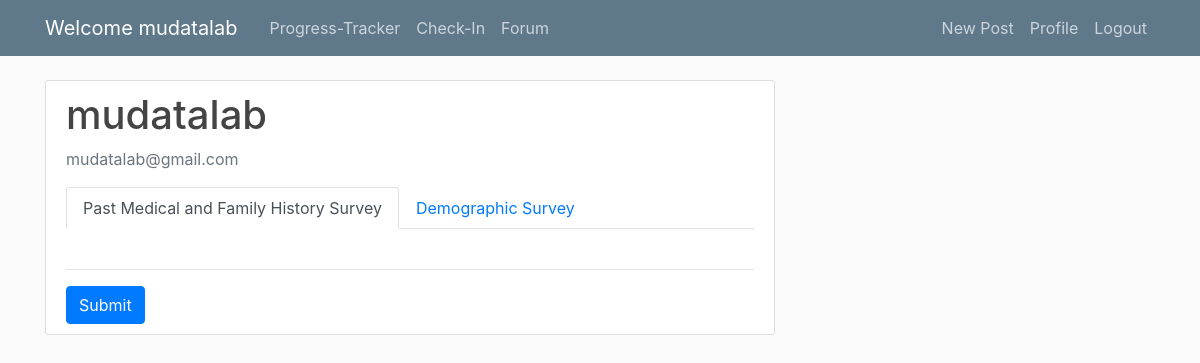
The app's page /profile/ (signed in), older data.
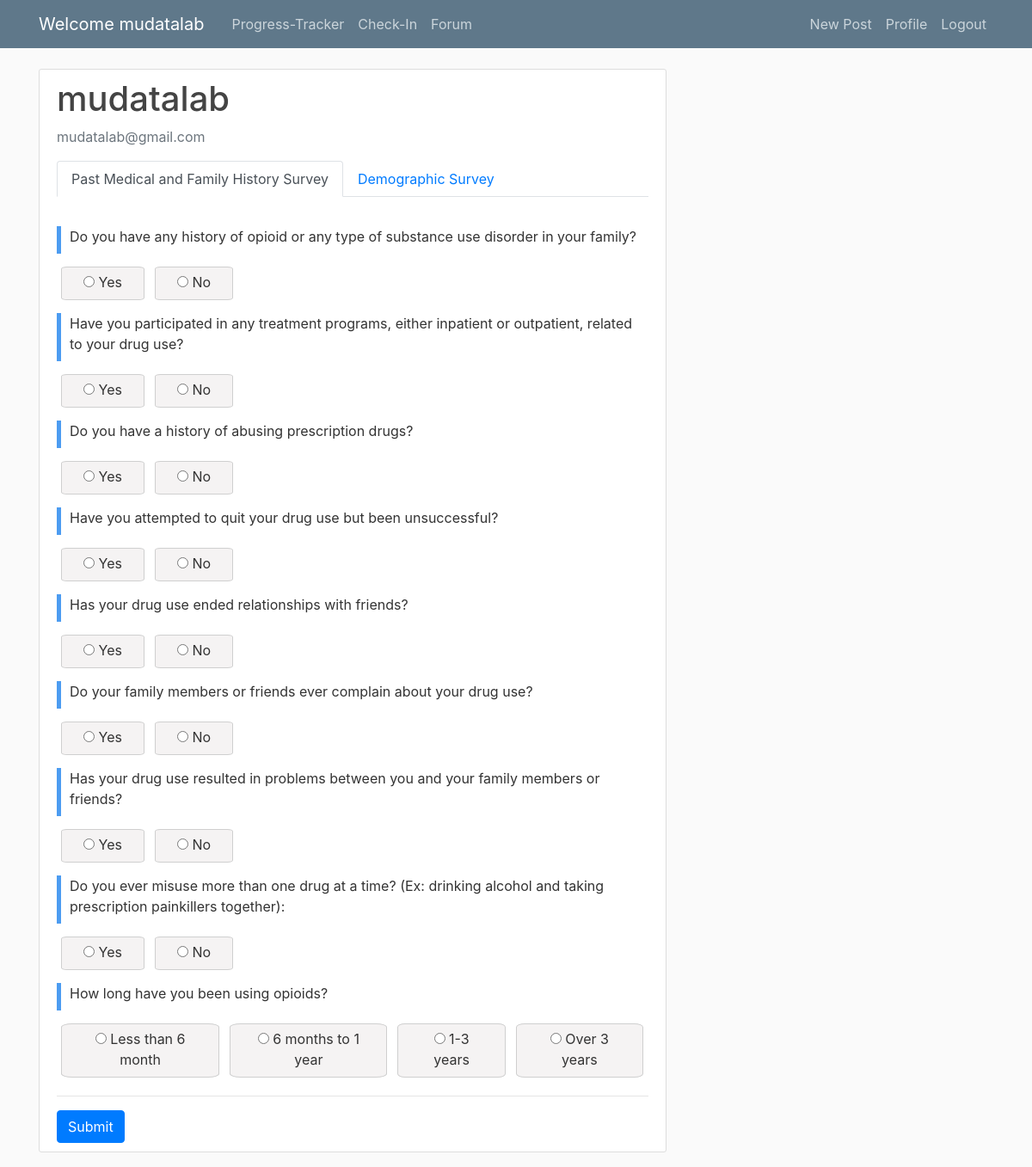
The same page, newer data.
### survey/models.py (models this page shows, shortened)
class Survey(models.Model):
    title = models.CharField(max_length=200)
    description = models.TextField(blank=True)
    created_at = models.DateTimeField(auto_now_add=True)
    updated_at = models.DateTimeField(auto_now=True)

class Question(models.Model):
    ORIENTATION_CHOICES = (
        (-1, 'Negative'),
        (0, 'Neutral'),
        (1, 'Positive'),
    )
    survey = models.ForeignKey(Survey, on_delete=models.CASCADE)
    question = models.CharField(max_length=300)
    options = models.ManyToManyField('Option')
    categories = models.ManyToManyField('QuestionCategory', blank=True)
    weight = models.IntegerField(default=1)
    orientation = models.IntegerField(default=0, choices=ORIENTATION_CHOICES)
    created_at = models.DateTimeField(auto_now_add=True)
    updated_at = models.DateTimeField(auto_now=True)

### users/views.py (the view, shortened to what this page needs)
# urls.py: path('profile/', user_views.profile, name='profile'),
@login_required
def profile(request):
    try:
        PMH_survey = get_object_or_404(Survey, title=PAST_HISTORY_SURVEY)
    except Http404:
        logger.debug(f'Survey not available, required survey: {PAST_HISTORY_SURVEY}')
        return render(request, 'users/error.html', {'message': f'Survey not available, required survey: {PAST_HISTORY_SURVEY}'})
    existing_responses = Response.objects.filter(survey=PMH_survey, user=request.user)
    initial_data = {}
    if request.method == 'POST':
        form = HistorySurveyForm(request.POST, survey_id=PMH_survey.id)
        if form.is_valid():
            user = request.user  # Get the current authenticated user
            for question in Question.objects.filter(survey_id=PMH_survey.id):
                selected_option = form.cleaned_data[f'question_{question.id}']
                selected_option_id = Option.objects.get(id=selected_option.id)
                Response.objects.update_or_create(
                    survey=PMH_survey,
                    user=request.user,
                    question=question,
                    defaults={'selected_options': selected_option_id.option}
                )
            return redirect('profile')  # Redirect to a thank-you page after successful submission
    else:
        form = HistorySurveyForm(initial=initial_data, survey_id=PMH_survey.id)
    try:
        demographic_survey = get_object_or_404(Survey, title=DEMOGRAPHIC_SURVEY)
    except Http404:
        logger.debug(f'Survey not available, required survey: {DEMOGRAPHIC_SURVEY}')
        return render(request, 'users/error.html', {'message': f'Survey not available, required survey: {DEMOGRAPHIC_SURVEY}'})
    if demographic_survey is None:
        return render(request, 'survey/error.html', {'message': 'No survey available.'})
    existing_responses = Response.objects.filter(survey=demographic_survey, user=request.user)
    initial_data = {}
    if request.method == 'POST':
        demographic_form = DemographicSurveyForm(request.POST, survey_id=demographic_survey.id)
        if demographic_form.is_valid():
            user = request.user  # Get the current authenticated user
            for question in Question.objects.filter(survey_id=demographic_survey.id):
                selected_option = demographic_form.cleaned_data[f'question_{question.id}']
                selected_option_id = Option.objects.get(id=selected_option.id)
                Response.objects.update_or_create(
                    survey=demographic_survey,
                    user=request.user,
                    question=question,
                    defaults={'selected_options': selected_option_id.option}
                )
            return redirect('profile')  # Redirect to a thank-you page after successful submission
    else:
        demographic_form = DemographicSurveyForm(initial=initial_data, survey_id=demographic_survey.id)
    return render(request, 'users/profile.html', {'PMH_survey': PMH_survey, 'demographic_survey': demographic_survey, 'form': form , 'demographic_form': demographic_form})

### users/forms.py
class HistorySurveyForm(forms.ModelForm):
    class Meta:
        model = Response
        fields = []
    def __init__(self, *args, **kwargs):
        survey_id = kwargs.pop('survey_id')
        initial = kwargs.get('initial', {})
        super(HistorySurveyForm, self).__init__(*args, **kwargs)
        questions = Question.objects.filter(survey_id=survey_id)
        for question in questions:
            field_name = f'question_{question.id}'
            self.fields[field_name] = forms.ModelChoiceField(
                label=question.question,  # Corrected to question.question
                queryset=Option.objects.filter(question=question),
                widget=forms.RadioSelect
            )
            if field_name in initial:
                self.fields[field_name].initial = initial[field_name]

class DemographicSurveyForm(forms.ModelForm):
    class Meta:
        model = Response
        fields = []
    def __init__(self, *args, **kwargs):
        survey_id = kwargs.pop('survey_id')
        initial = kwargs.get('initial', {})
        super(DemographicSurveyForm, self).__init__(*args, **kwargs)
        questions = Question.objects.filter(survey_id=survey_id)
        for question in questions:
            field_name = f'question_{question.id}'
            self.fields[field_name] = forms.ModelChoiceField(
                label=question.question,  # Corrected to question.question
                queryset=Option.objects.filter(question=question),
                widget=forms.RadioSelect
            )
            if field_name in initial:
                self.fields[field_name].initial = initial[field_name]

### survey/models.py (called while the page is built)
    def __str__(self):
        return self.option

### users/templates/users/profile.html (shortened to what this page needs)
{% extends "feed/base.html" %}
{% load crispy_forms_tags %}
{% block content %}
    <div class="content-section">
        <div class="media">
            <div class="media-body">
                <h4 class="account-heading">{{ user.username }}</h4>
                <p class="text-secondary">{{ user.email }}</p>
            </div>
        </div>
        <ul class="nav nav-tabs" id="surveyTab" role="tablist">
            <li class="nav-item">
                <a class="nav-link active" id="pmh-tab" data-toggle="tab" href="#pmh" role="tab" aria-controls="pmh" aria-selected="true">{{ PMH_survey.title }}</a>
            </li>
            <li class="nav-item">
                <a class="nav-link" id="demographic-tab" data-toggle="tab" href="#demographic" role="tab" aria-controls="demographic" aria-selected="false">{{ demographic_survey.title }}</a>
            </li>
        </ul>
        <div class="tab-content" id="surveyTabContent">
            <div class="tab-pane fade show active" id="pmh" role="tabpanel" aria-labelledby="pmh-tab">
                <br>
                <form method="post">
                    {% for field in form %}
                    <div>
                        <p class="survey-question-title">{{ field.label_tag }}</p>
                        <div class="choices-container">
                            {% for choice in field %}
                                <label class="choice-button choice-option">
                                    {{ choice }}
                                </label><br>
                            {% endfor %}
                        </div>
                    </div>
                    {% endfor %}
                    <hr>
                    <button type="submit" class="btn btn-primary">{% if form.initial %}Update{% else %}Submit{% endif %}</button>
                    <br>
                </form>
            </div>
        </div>
    </div>
{% endblock content %}

### feed/templates/feed/base.html (shortened to what this page needs)
{% load static %}
<!DOCTYPE html>
<html>
<head>
    <link rel="stylesheet" href="https://maxcdn.bootstrapcdn.com/bootstrap/4.0.0/css/bootstrap.min.css">
    <link href="https://cdnjs.cloudflare.com/ajax/libs/font-awesome/6.0.0/css/all.min.css" rel="stylesheet"/>
    <link rel="stylesheet" type="text/css" href="{% static 'feed/main.css' %}">
</head>
<body>
    <header class="site-header">
      <nav class="navbar navbar-expand-md navbar-dark bg-steel fixed-top">
        <div class="container">
          {% if user.is_authenticated %}
                {% if user.is_superuser %}
                  <a class="navbar-brand mr-4" href="{% url 'survey-home' %}">Welcome {{user.username}}</a>
                {% elif user.user_profile.role == 'mentor' %}
                  <a class="navbar-brand mr-4" href="{% url 'vizual-home' %}">Welcome {{user.username}}</a>
                {% elif user.user_profile.role == 'mentee' %}
                  <a class="navbar-brand mr-4" href="{% url 'survey-home' %}">Welcome {{user.username}}</a>
                {% endif %}
              {% endif %}
          <div class="collapse navbar-collapse" id="navbarToggle">
            <div class="navbar-nav mr-auto">
              {% if user.is_authenticated %}
                {% if user.is_superuser %}
                  <a class="nav-item nav-link" href="{% url 'vizual-home' %}">Progress-Tracker</a>
                  <a class="nav-item nav-link" href="{% url 'survey-home' %}">Check-In</a>
                  <a class="nav-item nav-link" href="{% url 'feed-forum' %}">Forum</a>
                {% elif user.user_profile.role == 'mentor' %}
                  <a class="nav-item nav-link" href="{% url 'vizual-home' %}">Progress-Tracker</a>
                  <a class="nav-item nav-link" href="{% url 'feed-forum' %}">Forum</a>
                {% elif user.user_profile.role == 'mentee' %}
                  <a class="nav-item nav-link" href="{% url 'survey-home' %}">Check-In</a>
                  <a class="nav-item nav-link" href="{% url 'feed-forum' %}">Forum</a>
                {% endif %}
              {% endif %}
            </div>
            <div class="navbar-nav">
              {% if user.is_authenticated %}
                <a class="nav-item nav-link" href="{% url 'post-create' %}">New Post</a>
                <a class="nav-item nav-link" href="{% url 'profile' %}">Profile</a>
                <a class="nav-item nav-link" href="{% url 'logout' %}">Logout</a>
              {% else %}
                <a class="nav-item nav-link" href="{% url 'login' %}">Login</a>
                <a class="nav-item nav-link" href="{% url 'register' %}">Register</a>
              {% endif %}
            </div>
          </div>
        </div>
      </nav>
    </header>
    <main role="main" class="container">
      <div class="row">
        <div class="col-md-8">
          {% block content %}{% endblock %}
        </div>
        <div class="col-md-4">
        </div>
      </div>
    </main>
</body>
</html>

### feed/static/feed/main.css (style rules this page uses)
body { background: #fafafa; color: #333333; margin-top: 5rem; }
h1, h2, h3, h4, h5, h6 { color: #444444; }
ul { margin: 0; }
.bg-steel { background-color: #5f788a; }
.site-header .navbar-nav .nav-link { color: #cbd5db; }
.content-section { background: #ffffff; padding: 10px 20px; border: 1px solid #dddddd; border-radius: 3px; margin-bottom: 20px; }
.account-heading { font-size: 2.5rem; }
.survey-question-title { margin-top: 10px; margin-bottom: 10px; text-align:left; padding-left: 10px; border-left: 5px solid #4c9cf1; }
.choice-button { display: inline-block; margin: 5px; padding: 5px 25px 0px 25px; border: 1px solid #cfcfcf; background-color: #f5f3f3; color: #333; text-align: center; cursor: pointer; transition: background-color 0.3s; border-radius: 7%; }
.choices-container { display: flex; flex-wrap: nowrap; align-items: center; gap: 1px; }
.choice-option { display: flex; align-items: center; }

Row changes from the older to the newer data that the page shows:
added Question: label_tag "Do you have any history of opioid or any type of substance use disorder in your family?"
added Question: label_tag "Have you participated in any treatment programs, either inpatient or outpatient, related to your drug use?"
added Question: label_tag "Do you have a history of abusing prescription drugs?"
added Question: label_tag "Have you attempted to quit your drug use but been unsuccessful?"
added Question: label_tag "Has your drug use ended relationships with friends?"
added Question: label_tag "Do your family members or friends ever complain about your drug use?"
added Question: label_tag "Has your drug use resulted in problems between you and your family members or friends?"
added Question: label_tag "How long have you been using opioids?"
Text that changed along with them:
new list line: "☐ Yes Yes ☐ No No"
new list line: "Do you ever misuse more than one drug at a time? (Ex: drinking alcohol and taking prescription painkillers together): ☐ Yes Yes ☐ No No"
new list line: "☐ Less than 6 month Less than 6 month ☐ 6 months to 1 year 6 months to 1 year ☐ 1-3 years 1-3 years ☐ Over 3 years Over 3 years"
